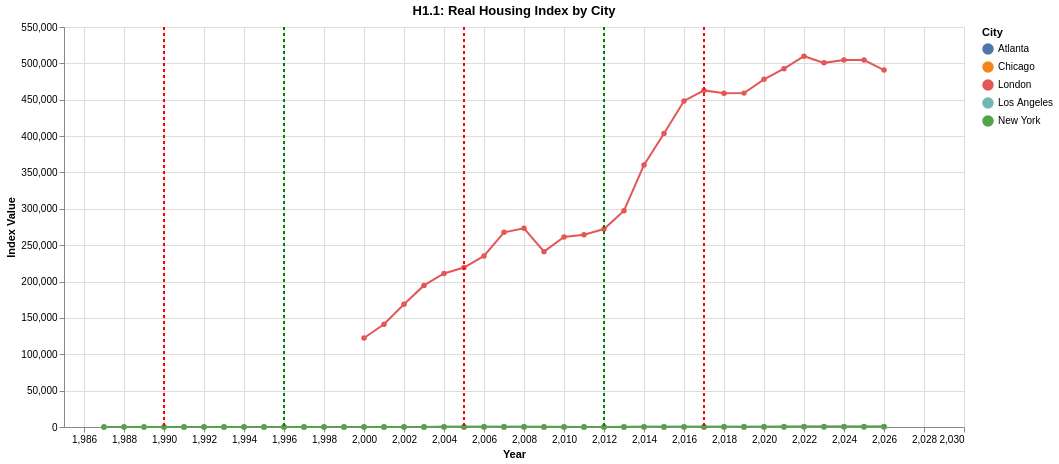

Notebook code cell kept with this figure:
### Markdown cell above
## Hypothesis 1: Bid-to-Games Price Acceleration

**Hypothesis:** Housing index levels and growth rates accelerate during the Olympic bid-to-games window, especially in host markets.

### Code cell
# H1.1: Housing Index with Olympic Markers (Altair line chart)
chart = alt.Chart(annual_evt).mark_line(point=True, size=2).encode(
    x=alt.X('year:Q', title='Year'),
    y=alt.Y('index_value:Q', title='Index Value'),
    color=alt.Color('city:N', legend=alt.Legend(title='City')),
    tooltip=['year:Q', 'city:N', alt.Tooltip('index_value:Q', format='.1f')]
)

bid_rule = alt.Chart(pd.DataFrame({'year': [1990, 2005, 2017]})).mark_rule(stroke='red', strokeDash=[3,3], size=2).encode(x='year:Q')
games_rule = alt.Chart(pd.DataFrame({'year': [1996, 2012]})).mark_rule(stroke='green', strokeDash=[3,3], size=2).encode(x='year:Q')

h1_1 = (chart + bid_rule + games_rule).properties(width=900, height=400, title='H1.1: Real Housing Index by City')
h1_1.display()

### Figure 1 — Vega-Lite specification as saved in the notebook (floating-point values rounded to 4 significant figures; data arrays with more than 128 entries replaced by an {"elided": "..."} marker saying what was removed)
{"config": {"view": {"continuousWidth": 300, "continuousHeight": 300}}, "layer": [{"data": {"name": "data-823706e68273a8dca3339362b7369ce1"}, "mark": {"type": "line", "point": true, "size": 2}, "encoding": {"color": {"field": "city", "legend": {"title": "City"}, "type": "nominal"}, "tooltip": [{"field": "year", "type": "quantitative"}, {"field": "city", "type": "nominal"}, {"field": "index_value", "format": ".1f", "type": "quantitative"}], "x": {"field": "year", "title": "Year", "type": "quantitative"}, "y": {"field": "index_value", "title": "Index Value", "type": "quantitative"}}}, {"data": {"name": "data-084dc492ae4fcdd6e28d8737a6a0c933"}, "mark": {"type": "rule", "size": 2, "stroke": "red", "strokeDash": [3, 3]}, "encoding": {"x": {"field": "year", "type": "quantitative"}}}, {"data": {"name": "data-c2e99d8350acd799ff9cc6a5c952cbf1"}, "mark": {"type": "rule", "size": 2, "stroke": "green", "strokeDash": [3, 3]}, "encoding": {"x": {"field": "year", "type": "quantitative"}}}], "height": 400, "title": "H1.1: Real Housing Index by City", "width": 900, "$schema": "https://vega.github.io/schema/vega-lite/v5.8.0.json", "datasets": {"data-823706e68273a8dca3339362b7369ce1": {"elided": "183 records"}, "data-084dc492ae4fcdd6e28d8737a6a0c933": [{"year": 1990}, {"year": 2005}, {"year": 2017}], "data-c2e99d8350acd799ff9cc6a5c952cbf1": [{"year": 1996}, {"year": 2012}]}}
